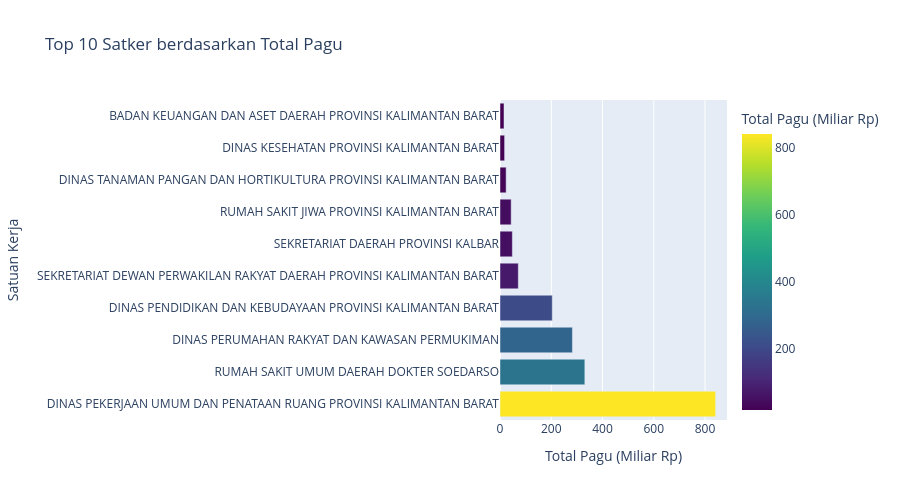

The cell this chart's notebook holds for it:
### Code cell
# Horizontal bar chart - Top 10 Satker
top_satker = df.groupby('nama_satker')['pagu'].sum().sort_values(ascending=False).head(10)
top_satker_df = pd.DataFrame({
    'satker': top_satker.index,
    'total_pagu_miliar': top_satker.values / 1e9
})

fig = px.bar(
    top_satker_df,
    y='satker',
    x='total_pagu_miliar',
    orientation='h',
    title='Top 10 Satker berdasarkan Total Pagu',
    labels={'satker': 'Satuan Kerja', 'total_pagu_miliar': 'Total Pagu (Miliar Rp)'},
    color='total_pagu_miliar',
    color_continuous_scale='Viridis'
)

fig.update_layout(height=500)
fig.show()

### Figure 1 — Plotly figure (JSON) as saved in the notebook; plotly's stock layout.template omitted (floating-point values rounded to 4 significant figures)
{"data": [{"hovertemplate": "Total Pagu (Miliar Rp)=%{marker.color}<br>Satuan Kerja=%{y}<extra></extra>", "legendgroup": "", "marker": {"color": [841.5, 331.1, 282.7, 203.9, 71.45, 48.24, 43.55, 23.94, 17.93, 15.67], "coloraxis": "coloraxis", "pattern": {"shape": ""}}, "name": "", "orientation": "h", "showlegend": false, "textposition": "auto", "type": "bar", "x": [841.5, 331.1, 282.7, 203.9, 71.45, 48.24, 43.55, 23.94, 17.93, 15.67], "xaxis": "x", "y": ["DINAS PEKERJAAN UMUM DAN PENATAAN RUANG PROVINSI KALIMANTAN BARAT", "RUMAH SAKIT UMUM DAERAH DOKTER SOEDARSO", "DINAS PERUMAHAN RAKYAT DAN KAWASAN PERMUKIMAN", "DINAS PENDIDIKAN DAN KEBUDAYAAN PROVINSI KALIMANTAN BARAT", "SEKRETARIAT DEWAN PERWAKILAN RAKYAT DAERAH PROVINSI KALIMANTAN BARAT", "SEKRETARIAT DAERAH PROVINSI KALBAR", "RUMAH SAKIT JIWA PROVINSI KALIMANTAN BARAT", "DINAS TANAMAN PANGAN DAN HORTIKULTURA PROVINSI KALIMANTAN BARAT", "DINAS KESEHATAN PROVINSI KALIMANTAN BARAT", "BADAN KEUANGAN DAN ASET DAERAH PROVINSI KALIMANTAN BARAT"], "yaxis": "y"}], "layout": {"barmode": "relative", "coloraxis": {"colorbar": {"title": {"text": "Total Pagu (Miliar Rp)"}}, "colorscale": [[0, "#440154"], [0.1111, "#482878"], [0.2222, "#3e4989"], [0.3333, "#31688e"], [0.4444, "#26828e"], [0.5556, "#1f9e89"], [0.6667, "#35b779"], [0.7778, "#6ece58"], [0.8889, "#b5de2b"], [1, "#fde725"]]}, "height": 500, "legend": {"tracegroupgap": 0}, "title": {"text": "Top 10 Satker berdasarkan Total Pagu"}, "xaxis": {"anchor": "y", "domain": [0, 1], "title": {"text": "Total Pagu (Miliar Rp)"}}, "yaxis": {"anchor": "x", "domain": [0, 1], "title": {"text": "Satuan Kerja"}}}}
